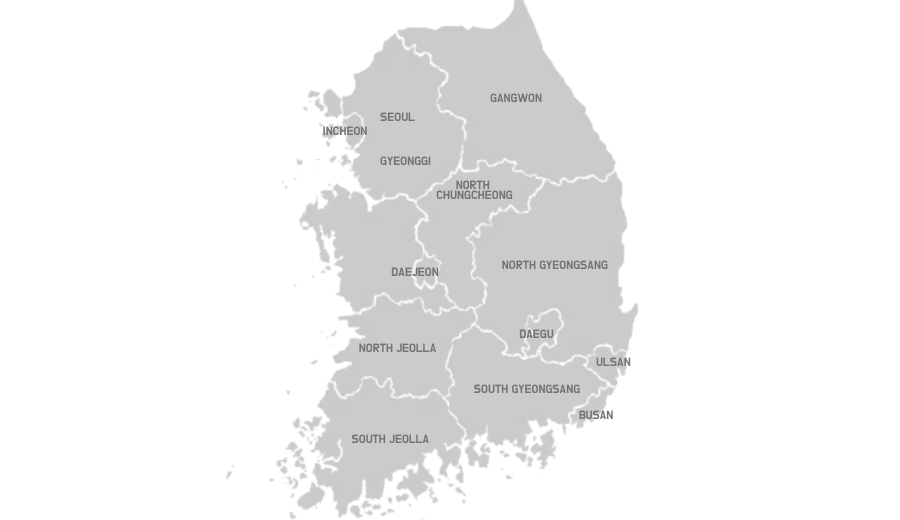
#> input picture AI/journal_assistant/pipeline/templates/map_template/assets/map1.png, 900 x 520 px
$ python -i pin_overlay.py   (imports and definitions only)
#> lines starting #> are read from the running program, lines starting #| are printed output that depends on the picture
#> further down, picture is the input picture: PIL image 900x520 RGBA; mean R, G, B, A 52.8, 53, 53.5, 61.5
from __future__ import annotations

import json
import os
import time
import uuid
from pathlib import Path
from typing import Any, Dict, List, Optional, Tuple

from PIL import Image, ImageChops, ImageFilter

from AI.journal_assistant.pipeline.templates.map_template.geo_utils import (
    naver_xy_to_latlon,
    latlon_to_image_px_calibrated,
)

# 여러 색으로 돌려쓰는 팔레트
PIN_COLORS: List[Tuple[int, int, int, int]] = [
    (231, 76, 60, 255),   # red
    (52, 152, 219, 255),  # blue
    (46, 204, 113, 255),  # green
    (155, 89, 182, 255),  # purple
    (241, 196, 15, 255),  # yellow
    (230, 126, 34, 255),  # orange
]

def _cut_white_bg_to_alpha(img_rgba: Image.Image, *, thresh: int = 245) -> Image.Image:
    """
    아이콘 PNG가 투명배경이 아니라 흰 배경이면,
    '거의 흰색' 픽셀을 투명으로 만들어준다.
    """
#> called with thresh = 245
    rgb = img_rgba.convert("RGB")
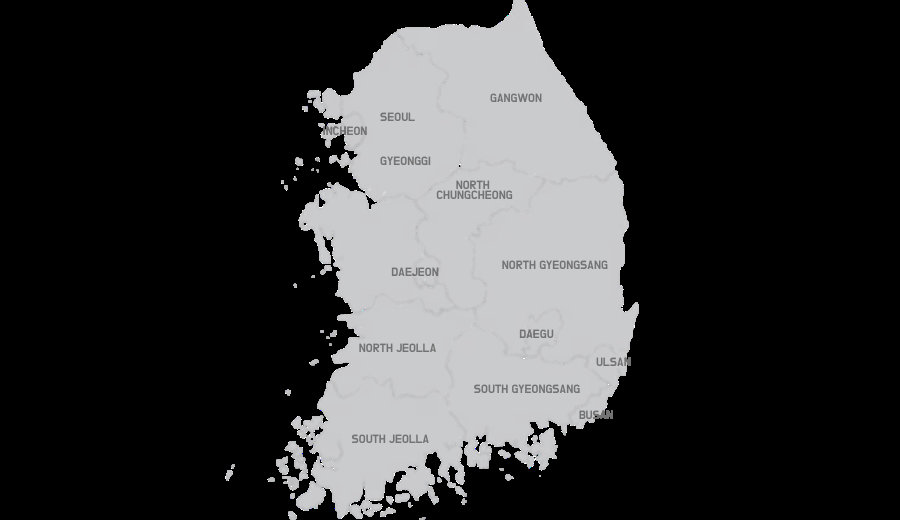
#> rgb: PIL image 900x520 RGB; mean R, G, B 52.8, 53, 53.5
    r, g, b = rgb.split()
    # 흰색에 가까울수록 0, 어두울수록 255
    not_white = Image.eval(ImageChops.add(ImageChops.add(r, g), b),
                           lambda v: 0 if v > (thresh * 3) else 255)
#> not_white: PIL image 900x520 L; every value is 255
    not_white = not_white.filter(ImageFilter.GaussianBlur(0.6))

    out = img_rgba.copy()
    out.putalpha(not_white)
    return out

# [86 lines left out: functions load_pin_icon, tint_icon, paste_pin_tip_at, render_pinned_map_bytes, not called in this run]

>>> from PIL import Image
>>> picture = Image.open('assets/map1.png')
>>> result = _cut_white_bg_to_alpha(picture)

$ run again, on AI/journal_assistant/pipeline/templates/map_template/assets/map_names.png
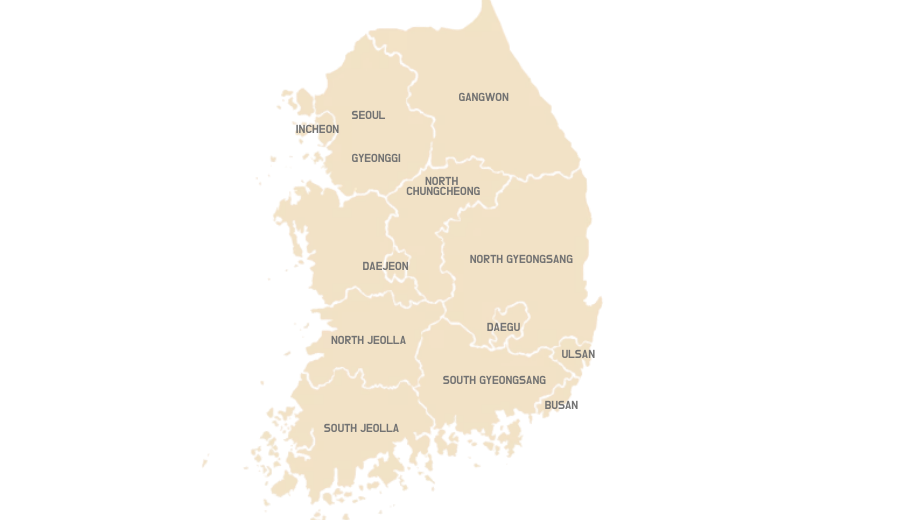
#> input picture AI/journal_assistant/pipeline/templates/map_template/assets/map_names.png, 900 x 520 px
#> picture is the input picture: PIL image 900x520 RGBA; mean R, G, B, A 60, 56, 49.2, 58.1
#> in _cut_white_bg_to_alpha, `r, g, b = rgb.split()`:
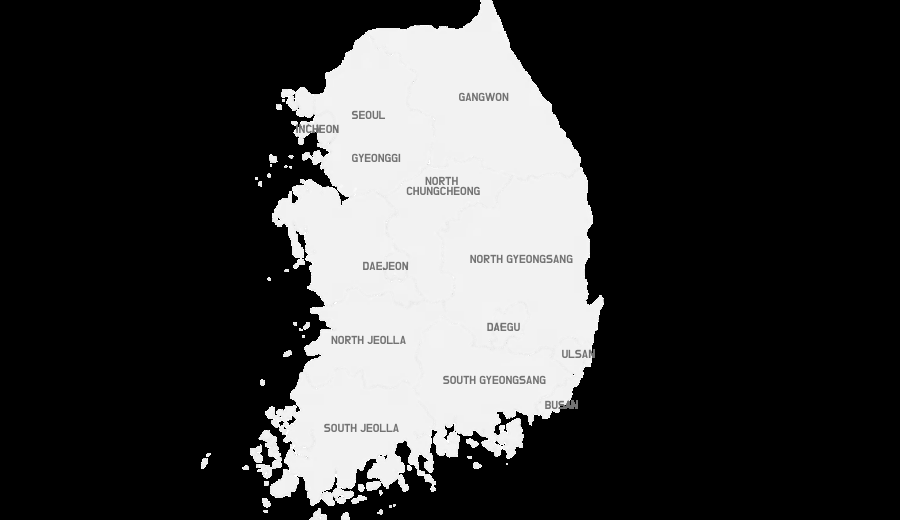
#> r: PIL image 900x520 L; min 0, max 255, mean 60
#> in _cut_white_bg_to_alpha, `r, g, b = rgb.split()`:
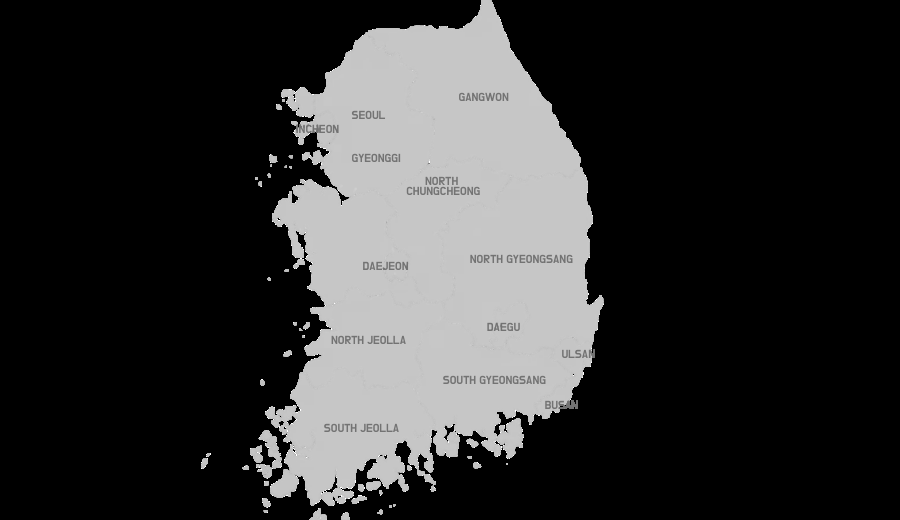
#> b: PIL image 900x520 L; min 0, max 255, mean 49.2
#> not_white: PIL image 900x520 L; every value is 255

$ run again, on AI/journal_assistant/pipeline/templates/map_template/assets/map_resize.png
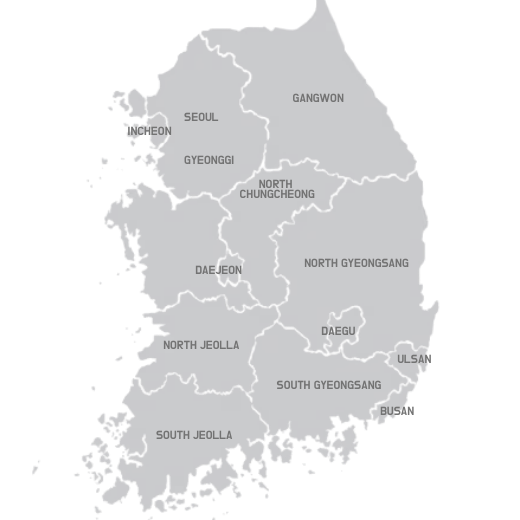
#> input picture AI/journal_assistant/pipeline/templates/map_template/assets/map_resize.png, 520 x 520 px
#> picture is the input picture: PIL image 520x520 RGBA; mean R, G, B, A 89, 89.3, 90.3, 103.6
#> in _cut_white_bg_to_alpha, `rgb = img_rgba.convert("RGB")`:
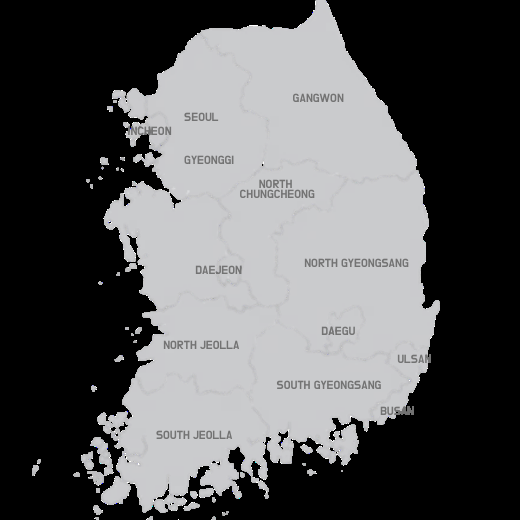
#> rgb: PIL image 520x520 RGB; mean R, G, B 89, 89.3, 90.3
#> not_white: PIL image 520x520 L; every value is 255
